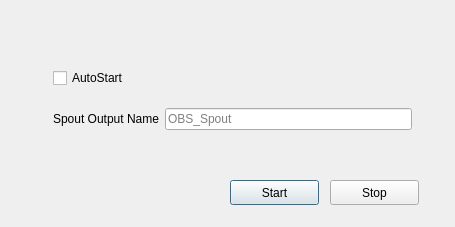
<?xml version="1.0" encoding="UTF-8"?>
<ui version="4.0">
 <class>win_spout_output_settings</class>
 <widget class="QDialog" name="win_spout_output_settings">
  <property name="windowModality">
   <enum>Qt::WindowModal</enum>
  </property>
  <property name="geometry">
   <rect>
    <x>0</x>
    <y>0</y>
    <width>455</width>
    <height>227</height>
   </rect>
  </property>
  <property name="windowTitle">
   <string>Win Spout Output Settings</string>
  </property>
  <widget class="QPushButton" name="pushButton_start">
   <property name="geometry">
    <rect>
     <x>230</x>
     <y>180</y>
     <width>89</width>
     <height>25</height>
    </rect>
   </property>
   <property name="text">
    <string>Start</string>
   </property>
  </widget>
  <widget class="QPushButton" name="pushButton_stop">
   <property name="geometry">
    <rect>
     <x>330</x>
     <y>180</y>
     <width>89</width>
     <height>25</height>
    </rect>
   </property>
   <property name="text">
    <string>Stop</string>
   </property>
  </widget>
  <widget class="QWidget" name="">
   <property name="geometry">
    <rect>
     <x>42</x>
     <y>43</y>
     <width>381</width>
     <height>114</height>
    </rect>
   </property>
   <layout class="QVBoxLayout" name="verticalLayout_3">
    <item>
     <widget class="QCheckBox" name="checkBox_auto">
      <property name="text">
       <string>AutoStart</string>
      </property>
     </widget>
    </item>
    <item>
     <layout class="QHBoxLayout" name="horizontalLayout">
      <item>
       <layout class="QVBoxLayout" name="verticalLayout_2">
        <item>
         <widget class="QLabel" name="label_spoutname">
          <property name="text">
           <string>Spout Output Name</string>
          </property>
         </widget>
        </item>
       </layout>
      </item>
      <item>
       <layout class="QVBoxLayout" name="verticalLayout">
        <item>
         <widget class="QLineEdit" name="lineEdit_spoutname">
          <property name="placeholderText">
           <string>OBS_Spout</string>
          </property>
         </widget>
        </item>
       </layout>
      </item>
     </layout>
    </item>
   </layout>
  </widget>
 </widget>
 <layoutdefault spacing="6" margin="11"/>
 <resources/>
 <connections/>
</ui>
